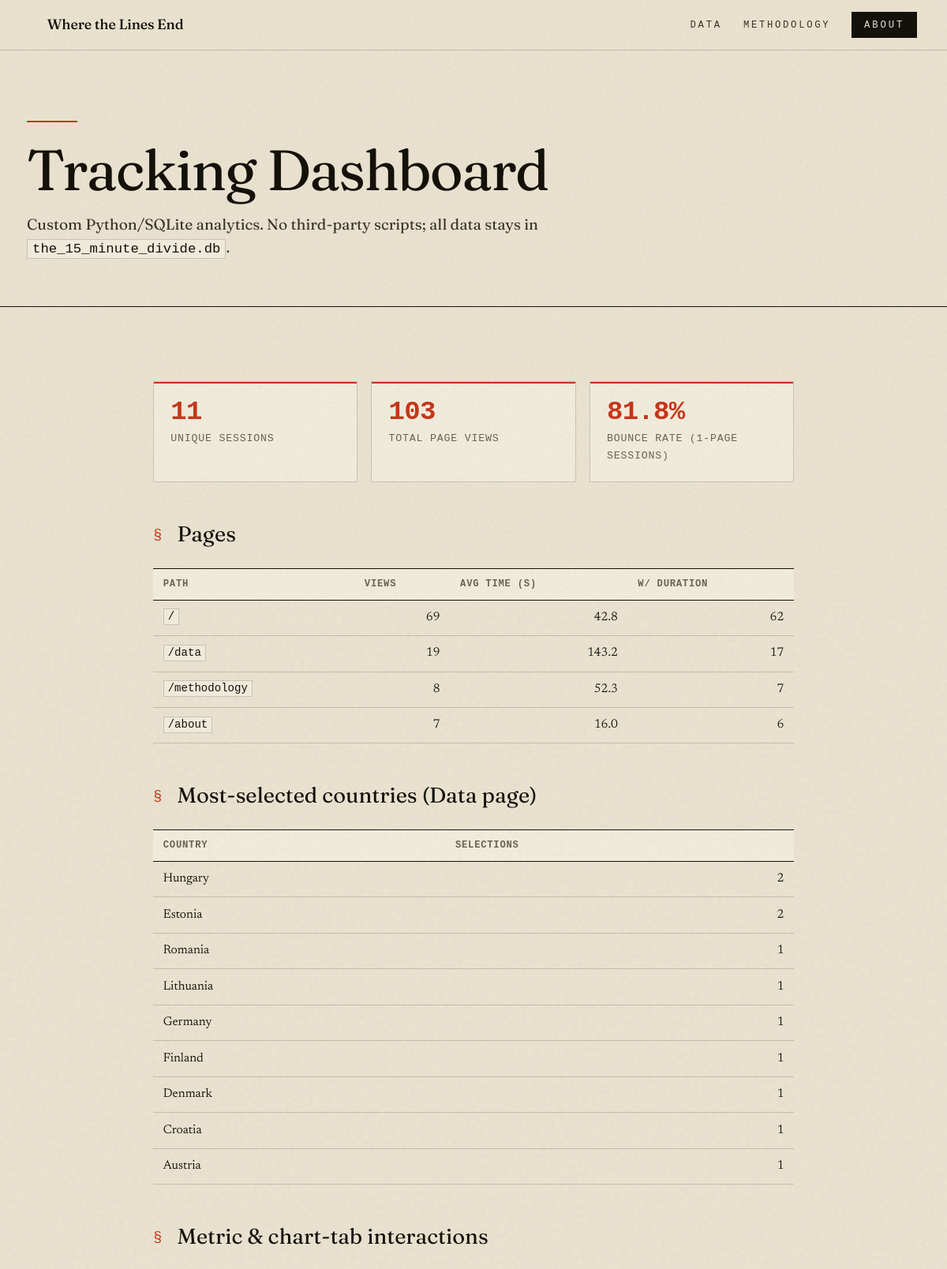
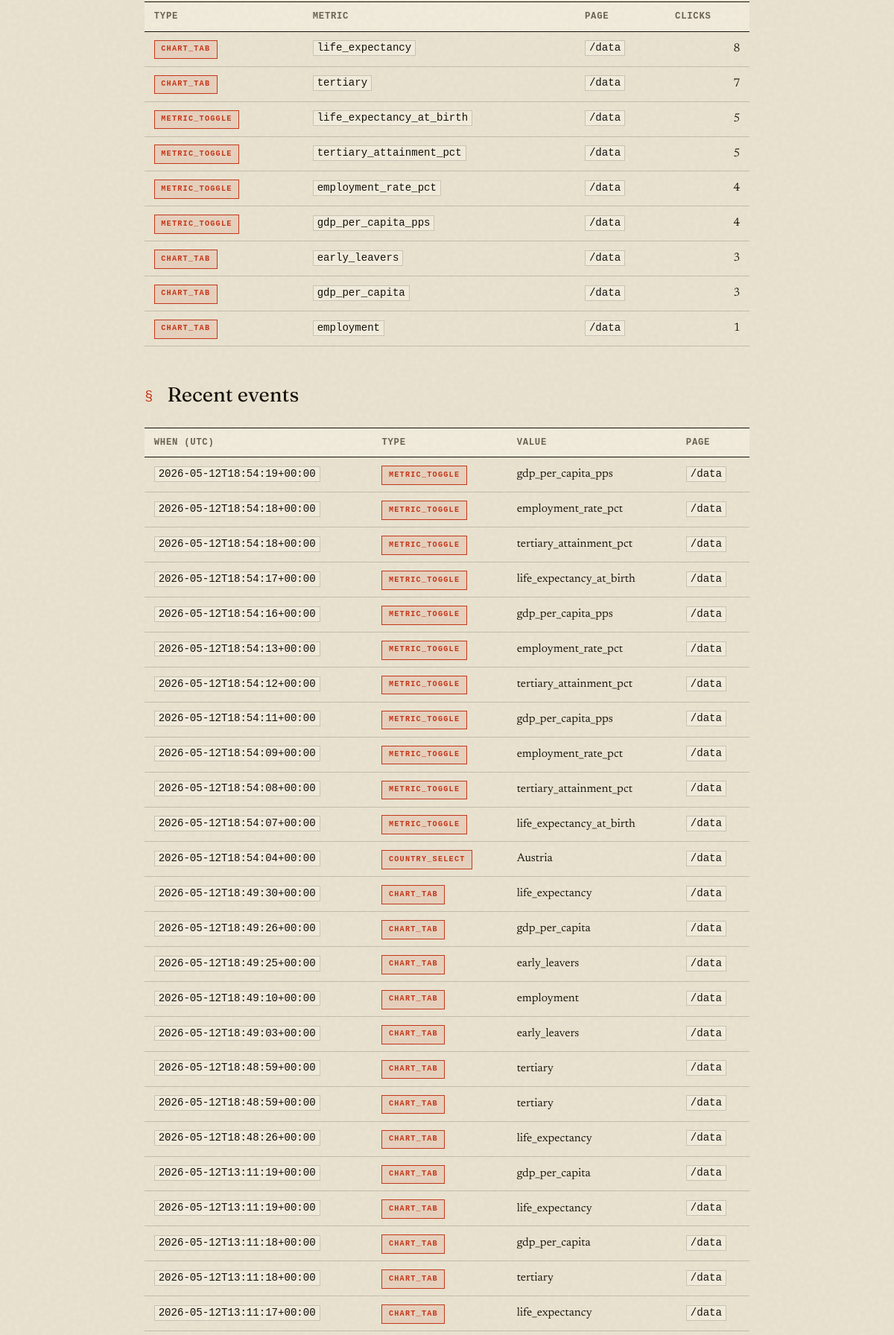
Page /tracker (upper part) on the committed database (2 pictures, top to bottom).
### tables this page shows
CREATE TABLE tracking_events (
            id          INTEGER PRIMARY KEY AUTOINCREMENT,
            session_id  TEXT    NOT NULL,
            event_type  TEXT    NOT NULL,
            event_value TEXT,
            path        TEXT,
            occurred_at TEXT    NOT NULL,
            FOREIGN KEY (session_id) REFERENCES tracking_sessions(session_id)
        );

### tracking.py (the view)
@bp.get("/tracker")
def dashboard():
    conn = _db()
    conn.row_factory = sqlite3.Row
    cur = conn.cursor()
    cur.execute("SELECT COUNT(*) AS n FROM tracking_sessions")
    n_sessions = cur.fetchone()["n"]
    cur.execute("SELECT COUNT(*) AS n FROM tracking_pageviews")
    n_pageviews = cur.fetchone()["n"]
    cur.execute("""
        SELECT path,
               COUNT(*)                              AS views,
               ROUND(AVG(duration_ms) / 1000.0, 1)   AS avg_seconds,
               COUNT(duration_ms)                    AS n_with_duration
        FROM tracking_pageviews
        GROUP BY path
        ORDER BY views DESC
    """)
    by_page = [dict(r) for r in cur.fetchall()]
    cur.execute("""
        SELECT event_value AS country, COUNT(*) AS n
        FROM tracking_events
        WHERE event_type = 'country_select' AND event_value <> ''
        GROUP BY event_value
        ORDER BY n DESC
        LIMIT 15
    """)
    countries = [dict(r) for r in cur.fetchall()]
    cur.execute("""
        SELECT event_type, event_value AS metric, path, COUNT(*) AS n
        FROM tracking_events
        WHERE event_type IN ('chart_tab', 'metric_toggle')
        GROUP BY event_type, event_value, path
        ORDER BY n DESC
        LIMIT 20
    """)
    metric_use = [dict(r) for r in cur.fetchall()]
    cur.execute("""
        SELECT event_type, event_value, path, occurred_at
        FROM tracking_events
        ORDER BY id DESC
        LIMIT 30
    """)
    recent_events = [dict(r) for r in cur.fetchall()]
    cur.execute("""
        SELECT
            SUM(CASE WHEN n = 1 THEN 1 ELSE 0 END) AS bounced,
            COUNT(*)                                AS total
        FROM (
            SELECT session_id, COUNT(*) AS n
            FROM tracking_pageviews
            GROUP BY session_id
        )
    """)
    b = dict(cur.fetchone())
    bounce_pct = (
        round(100 * (b["bounced"] or 0) / b["total"], 1)
        if b["total"] else 0.0
    )
    conn.close()
    return render_template(
        "tracker.html",
        n_sessions=n_sessions,
        n_pageviews=n_pageviews,
        bounce_pct=bounce_pct,
        by_page=by_page,
        countries=countries,
        metric_use=metric_use,
        recent_events=recent_events,
    )

### tracking.py (called while the page is built, shortened)
def _db():
    return sqlite3.connect(current_app.config["DB_PATH"])

def before_request_hook():
    if request.method != "GET":
        return
    path = request.path
    if path in EXCLUDE_PATHS:
        return

def context_processor():
    return {"tracking_pageview_id": getattr(g, "tracking_pageview_id", None)}

### templates/tracker.html (shortened to what this page needs)
{% extends "base.html" %}
{% block content %}
<div class="page-header">
    <div class="page-header__inner">
        <h1 class="page-header__title">Tracking Dashboard</h1>
        <p class="page-header__sub">
            Custom Python/SQLite analytics. No third-party scripts; all data
            stays in <code>the_15_minute_divide.db</code>.
        </p>
    </div>
</div>
<div class="prose-layout">
    <div class="tracker-grid">
        <div class="tracker-stat">
            <span class="tracker-stat__num">{{ n_sessions }}</span>
            <span class="tracker-stat__label">Unique sessions</span>
        </div>
        <div class="tracker-stat">
            <span class="tracker-stat__num">{{ n_pageviews }}</span>
            <span class="tracker-stat__label">Total page views</span>
        </div>
        <div class="tracker-stat">
            <span class="tracker-stat__num">{{ bounce_pct }}%</span>
            <span class="tracker-stat__label">Bounce rate (1-page sessions)</span>
        </div>
    </div>
    <h2 class="tracker-section-title">Pages</h2>
    {% if by_page %}
    <table class="tracker-table">
        <thead>
            <tr>
                <th>Path</th>
                <th class="num">Views</th>
                <th class="num">Avg time (s)</th>
                <th class="num">w/ duration</th>
            </tr>
        </thead>
        <tbody>
        {% for row in by_page %}
            <tr>
                <td><code>{{ row.path }}</code></td>
                <td class="num">{{ row.views }}</td>
                <td class="num">{{ row.avg_seconds if row.avg_seconds is not none else '—' }}</td>
                <td class="num">{{ row.n_with_duration }}</td>
            </tr>
        {% endfor %}
        </tbody>
    </table>
    {% else %}
    <div class="tracker-empty">No page views logged yet.</div>
    {% endif %}
    <h2 class="tracker-section-title">Most-selected countries (Data page)</h2>
    {% if countries %}
    <table class="tracker-table">
        <thead>
            <tr>
                <th>Country</th>
                <th class="num">Selections</th>
            </tr>
        </thead>
        <tbody>
        {% for row in countries %}
            <tr>
                <td>{{ row.country }}</td>
                <td class="num">{{ row.n }}</td>
            </tr>
        {% endfor %}
        </tbody>
    </table>
    {% else %}
    <div class="tracker-empty">
        No country selections yet — open the
        <a href="{{ url_for('data') }}">Data Explorer</a> and pick one.
    </div>
    {% endif %}
    <h2 class="tracker-section-title">Metric &amp; chart-tab interactions</h2>
    {% if metric_use %}
    <table class="tracker-table">
        <thead>
            <tr>
                <th>Type</th>
                <th>Metric</th>
                <th>Page</th>
                <th class="num">Clicks</th>
            </tr>
        </thead>
        <tbody>
        {% for row in metric_use %}
            <tr>
                <td><span class="tracker-pill">{{ row.event_type }}</span></td>
                <td><code>{{ row.metric }}</code></td>
                <td><code>{{ row.path }}</code></td>
                <td class="num">{{ row.n }}</td>
            </tr>
        {% endfor %}
        </tbody>
    </table>
    {% else %}
    <div class="tracker-empty">No metric or chart-tab clicks yet.</div>
    {% endif %}
    <h2 class="tracker-section-title">Recent events</h2>
    {% if recent_events %}
    <table class="tracker-table">
        <thead>
            <tr>
                <th>When (UTC)</th>
                <th>Type</th>
                <th>Value</th>
                <th>Page</th>
            </tr>
        </thead>
        <tbody>
        {% for row in recent_events %}
            <tr>
                <td><code>{{ row.occurred_at }}</code></td>
                <td><span class="tracker-pill">{{ row.event_type }}</span></td>
                <td>{{ row.event_value }}</td>
                <td><code>{{ row.path }}</code></td>
            </tr>
        {% endfor %}
        </tbody>
    </table>
    {% else %}
    <div class="tracker-empty">No events logged yet.</div>
    {% endif %}
</div>
{% endblock %}

### templates/base.html (shortened to what this page needs)
<!doctype html>
<html lang="en">
<head>
    <link rel="stylesheet" href="{{ url_for('static', filename='css/style.css') }}" />
</head>
<body>
    <nav class="nav">
        <a href="{{ url_for('index') }}" class="nav__brand">
            Where the Lines End
        </a>
        <ul class="nav__links">
            <li>
                <a href="{{ url_for('data') }}" class="nav__link">Data</a>
            </li>
            <li>
                <a href="{{ url_for('methodology') }}" class="nav__link">Methodology</a>
            </li>
            <li>
                <a href="{{ url_for('about') }}" class="nav__link nav__link--cta">About</a>
            </li>
        </ul>
    </nav>
    <main>{% block content %}{% endblock %}</main>
</body>
</html>

### templates/tracker.html (style rules this page uses)
.tracker-grid { display: grid; grid-template-columns: repeat(auto-fit, minmax(180px, 1fr)); gap: 1rem; margin-bottom: 2.5rem; }
.tracker-stat { background: var(--clr-bg-soft); border: 1px solid var(--clr-border); border-radius: var(--radius); padding: 1.25rem; }
.tracker-stat__num { display: block; font-size: 2rem; font-weight: 800; color: var(--clr-text); line-height: 1; letter-spacing: -.02em; }
.tracker-stat__label { display: block; margin-top: .35rem; font-size: .78rem; color: var(--clr-muted); text-transform: uppercase; letter-spacing: .06em; }
.tracker-table { width: 100%; border-collapse: collapse; margin-bottom: 2.5rem; font-size: .92rem; }
.tracker-table th, .tracker-table td { text-align: left; padding: .55rem .75rem; border-bottom: 1px solid var(--clr-border); }
.tracker-table th { font-size: .72rem; text-transform: uppercase; letter-spacing: .06em; color: var(--clr-muted); background: var(--clr-bg-soft); }
.tracker-table td.num { text-align: right; font-variant-numeric: tabular-nums; }
.tracker-section-title { font-size: 1.15rem; font-weight: 700; margin-bottom: .75rem; color: var(--clr-text); }
.tracker-pill { display: inline-block; padding: .15rem .55rem; border-radius: 999px; font-size: .72rem; font-weight: 600; background: #eef5ff; color: var(--clr-blue); }

### rows in the picture
tracking_events: country "Romania", n "1"
tracking_events: country "Germany", n "1"
tracking_events: country "Denmark", n "1"
tracking_events: country "Croatia", n "1"
tracking_events: event_type "CHART_TAB", metric "tertiary", path "/data", n "7"
tracking_events: event_type "CHART_TAB", metric "employment", path "/data", n "1", occurred_at "2026-05-12T18:49:10+00:00", event_value "employment"
tracking_events: occurred_at "2026-05-12T18:54:19+00:00", event_type "METRIC_TOGGLE", event_value "gdp_per_capita_pps", path "/data"
tracking_events: occurred_at "2026-05-12T18:54:18+00:00", event_type "METRIC_TOGGLE", event_value "employment_rate_pct", path "/data"
tracking_events: occurred_at "2026-05-12T18:54:18+00:00", event_type "METRIC_TOGGLE", event_value "tertiary_attainment_pct", path "/data"
tracking_events: occurred_at "2026-05-12T18:54:17+00:00", event_type "METRIC_TOGGLE", event_value "life_expectancy_at_birth", path "/data"
tracking_events: occurred_at "2026-05-12T18:54:16+00:00", event_type "METRIC_TOGGLE", event_value "gdp_per_capita_pps", path "/data"
tracking_events: occurred_at "2026-05-12T18:54:13+00:00", event_type "METRIC_TOGGLE", event_value "employment_rate_pct", path "/data"
tracking_events: occurred_at "2026-05-12T18:54:12+00:00", event_type "METRIC_TOGGLE", event_value "tertiary_attainment_pct", path "/data"
tracking_events: occurred_at "2026-05-12T18:54:11+00:00", event_type "METRIC_TOGGLE", event_value "gdp_per_capita_pps", path "/data"
tracking_events: occurred_at "2026-05-12T18:54:09+00:00", event_type "METRIC_TOGGLE", event_value "employment_rate_pct", path "/data"
tracking_events: occurred_at "2026-05-12T18:54:08+00:00", event_type "METRIC_TOGGLE", event_value "tertiary_attainment_pct", path "/data"
tracking_events: occurred_at "2026-05-12T18:54:07+00:00", event_type "METRIC_TOGGLE", event_value "life_expectancy_at_birth", path "/data"
tracking_events: occurred_at "2026-05-12T18:54:04+00:00", event_type "COUNTRY_SELECT", event_value "Austria", path "/data"
tracking_events: occurred_at "2026-05-12T18:49:30+00:00", event_type "CHART_TAB", event_value "life_expectancy", path "/data"
tracking_events: occurred_at "2026-05-12T18:49:26+00:00", event_type "CHART_TAB", event_value "gdp_per_capita", path "/data"
tracking_events: occurred_at "2026-05-12T18:49:25+00:00", event_type "CHART_TAB", event_value "early_leavers", path "/data"
tracking_events: occurred_at "2026-05-12T18:49:03+00:00", event_type "CHART_TAB", event_value "early_leavers", path "/data"
tracking_events: occurred_at "2026-05-12T18:48:59+00:00", event_type "CHART_TAB", event_value "tertiary", path "/data"
tracking_events: occurred_at "2026-05-12T18:48:59+00:00", event_type "CHART_TAB", event_value "tertiary", path "/data"
tracking_events: occurred_at "2026-05-12T18:48:26+00:00", event_type "CHART_TAB", event_value "life_expectancy", path "/data"
tracking_events: occurred_at "2026-05-12T13:11:19+00:00", event_type "CHART_TAB", event_value "gdp_per_capita", path "/data"
tracking_events: occurred_at "2026-05-12T13:11:19+00:00", event_type "CHART_TAB", event_value "life_expectancy", path "/data"
tracking_events: occurred_at "2026-05-12T13:11:18+00:00", event_type "CHART_TAB", event_value "gdp_per_capita", path "/data"
tracking_events: occurred_at "2026-05-12T13:11:18+00:00", event_type "CHART_TAB", event_value "tertiary", path "/data"
tracking_events: occurred_at "2026-05-12T13:11:17+00:00", event_type "CHART_TAB", event_value "life_expectancy", path "/data"

### other values in the picture
{{ n_sessions }} "11"
{{ n_pageviews }} "103"
{{ bounce_pct }} "81.8"
{{ row.path }} "/" "/data" "/methodology" "/about"
{{ row.views }} "69" "19" "8" "7"
{{ row.avg_seconds if row.avg_seconds is not none else '—' }} "42.8" "143.2" "52.3" "16.0"
{{ row.n_with_duration }} "62" "17" "7" "6"
{{ row.country }} "Hungary" "Estonia" "Lithuania" "Finland" "Austria"
{{ row.n }} "2" "2" "1" "1" "1"
{{ row.event_type }} "CHART_TAB" "METRIC_TOGGLE" "METRIC_TOGGLE" "METRIC_TOGGLE" "METRIC_TOGGLE" "CHART_TAB" "CHART_TAB"
{{ row.metric }} "life_expectancy" "life_expectancy_at_birth" "tertiary_attainment_pct" "employment_rate_pct" "gdp_per_capita_pps" "early_leavers" "gdp_per_capita"
{{ row.path }} "/data" "/data" "/data" "/data" "/data" "/data" "/data"
{{ row.n }} "8" "5" "5" "4" "4" "3" "3"
